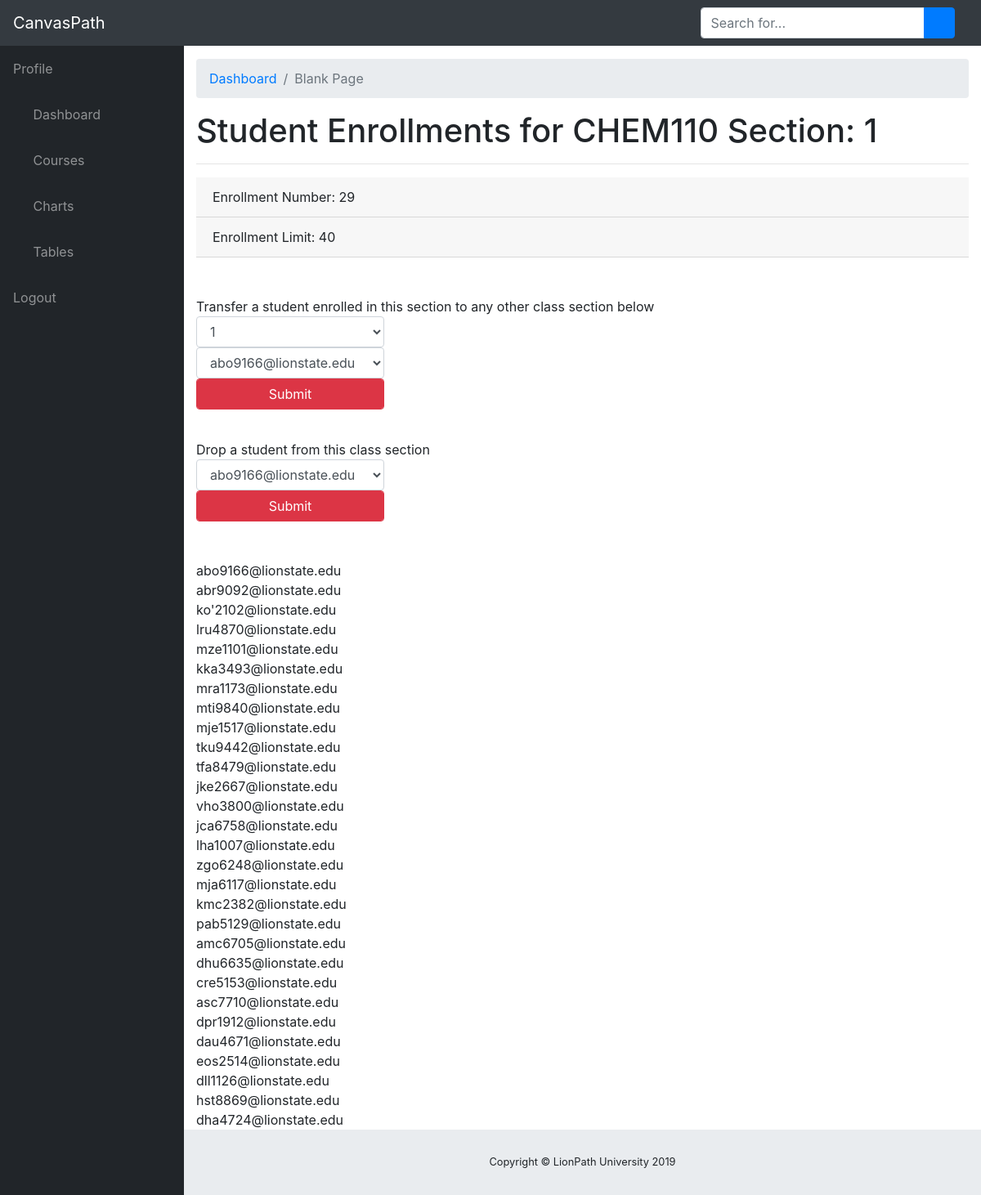
The page /courses/studentSectionStat/CHEM110/1/29/40 (signed in) on the database its author committed.
### tables this page shows
CREATE TABLE Enrolls(student_email TEXT, course_id INTEGER, section_no INTEGER,
                                                  PRIMARY KEY(student_email, course_id));

### courseSystem.py (the view)
@app.route('/courses/studentSectionStat/<course>/<section>/<amount>/<limit>', methods=['GET','POST'])
def studentSectionStat(course, section, amount, limit):
    sectionForm = SectionChangeForm()
    dropForm = DropForm()
    with sql.connect('courseSystem.db') as db:
        c = db.cursor()
    findEnrollments = """SELECT E.student_email FROM Enrolls E WHERE E.course_id=? and E.section_no=?"""
    c.execute(findEnrollments, (course, section))
    enrollments = c.fetchall()
    all_courses = """SELECT S.course_id, S.sec_no FROM SECTIONS S"""
    c.execute(all_courses)
    courses = c.fetchall()
    sectionForm.section.choices = list(dict.fromkeys([(course[1], course[1]) for course in courses]))
    sectionForm.email.choices = [(student[0], student[0]) for student in enrollments]
    dropForm.email.choices = sectionForm.email.choices
    if sectionForm.validate_on_submit():
        changeClass = """UPDATE Enrolls
                         SET section_no=?
                         WHERE student_email=? AND course_id=? AND section_no=?"""
        c.execute(changeClass, (sectionForm.section.data, sectionForm.email.data, course, section))
        db.commit()
    if dropForm.validate_on_submit():
        dropClass = """DELETE FROM Enrolls
                        WHERE student_email = ? AND course_id=? AND section_no=?"""
        c.execute(dropClass, (dropForm.email.data, course, section))
        db.commit()
    return render_template('studentSectionStat.html', title='Student Enrollments for '+course+' Section: '+section,
                           enrollments=enrollments, amount=amount, limit=limit, form=sectionForm, dropForm=dropForm)

### forms.py
class SectionChangeForm(FlaskForm):
    section = SelectField('Section', validators=[DataRequired()], coerce=int)
    email = SelectField('Section', validators=[DataRequired()])
    submit = SubmitField('Submit')

class DropForm(FlaskForm):
    email = SelectField('Section', validators=[DataRequired()])
    submit = SubmitField('Submit')

### templates/studentSectionStat.html (shortened to what this page needs)
{% extends 'layout.html' %}
{% block content %}
    <div class="card-header">Enrollment Number: {{ amount }}</div>
    <div class="card-header"> Enrollment Limit: {{ limit }}</div>
    <br/><br/>
    <div>Transfer a student enrolled in this section to any other class section below</div>
    <form method="POST" class="form-check-inline">
        <div>
            {{ form.section(class='form-control') }}
            {{ form.email(class='form-control') }}
            {{ form.submit(class='form-control btn btn-danger') }}
        </div>
    </form>
<pre><br/></pre>
<div>Drop a student from this class section</div>
    <form method="POST" class="form-check-inline">
        <div>
        {{ dropForm.email(class='form-control') }}
        {{ dropForm.submit(class='form-control btn btn-danger') }}
        </div>
    </form>
    <br/><br/><br/>
    {% for student in enrollments %}
    <div>
        {{ student[0] }}
    </div>
    {% endfor %}
{% endblock content %}

### templates/layout.html (shortened to what this page needs)
<!DOCTYPE html>
<html lang="en">
<head>
  <link href="{{ url_for('static', filename='vendor/font-awesome-free/css/all.min.css') }}" rel="stylesheet" type="text/css">
  <link href="vendor/datatables/dataTables.bootstrap4.css" rel="stylesheet">
  <link href="static/css/sb-admin.css" rel="stylesheet">
</head>
<body id="page-top">
  <nav class="navbar navbar-expand navbar-dark bg-dark static-top">
    <a class="navbar-brand mr-1" href="index.html">CanvasPath</a>
    <button class="btn btn-link btn-sm text-white order-1 order-sm-0" id="sidebarToggle" href="#">
      <i class="fas fa-bars"></i>
    </button>
    <form class="d-none d-md-inline-block form-inline ml-auto mr-0 mr-md-3 my-3 my-md-0">
      <div class="input-group">
        <input type="text" class="form-control" placeholder="Search for..." aria-label="Search" aria-describedby="basic-addon2">
        <div class="input-group-append">
          <button class="btn btn-primary" type="button">
            <i class="fas fa-search"></i>
          </button>
        </div>
      </div>
    </form>
  </nav>
  <div id="wrapper">
    <ul class="sidebar navbar-nav">
      <li class="nav-item">
        <a class="nav-link" href="{{ url_for('profile') }}">
          <span>Profile</span>
        </a>
      </li>
      <li class="nav-item">
        <a class="nav-link" href="{{ url_for('userhome') }}">
          <i class="fas fa-fw fa-tachometer-alt"></i>
          <span>Dashboard</span>
        </a>
      </li>
      <li class="nav-item dropdown">
        <a class="nav-link dropdown-toggle" href="{{ url_for('courses') }}" id="pagesDropdown" role="button" data-toggle="dropdown" aria-haspopup="true" aria-expanded="false">
          <i class="fas fa-fw fa-folder"></i>
          <span>Courses</span>
        </a>
      </li>
      <li class="nav-item">
        <a class="nav-link" href="charts.html">
          <i class="fas fa-fw fa-chart-area"></i>
          <span>Charts</span></a>
      </li>
      <li class="nav-item">
        <a class="nav-link" href="tables.html">
          <i class="fas fa-fw fa-table"></i>
          <span>Tables</span>
        </a>
      </li>
      <li class="nav-item">
        <a class="nav-link" href="{{ url_for('home') }}">
          <span>Logout</span>
        </a>
      </li>
    </ul>
    <div id="content-wrapper">
      <div class="container-fluid">
        <ol class="breadcrumb">
          <li class="breadcrumb-item">
            <a href="index.html">Dashboard</a>
          </li>
          <li class="breadcrumb-item active">Blank Page</li>
        </ol>
        {% if title %}
        <h1>{{ title }}</h1>
        {% else %}
        <h1>CanvasPath</h1>
        {% endif %}
        <hr>
        {% block content%} {% endblock %}
      </div>
      <footer class="sticky-footer">
        <div class="container my-auto">
          <div class="copyright text-center my-auto">
            <span>Copyright © LionPath University 2019</span>
          </div>
        </div>
      </footer>
    </div>
  </div>
</body>
</html>

### rows shown on the page
Enrolls: student_email "abo9166@lionstate.edu"
Enrolls: student_email "abr9092@lionstate.edu"
Enrolls: student_email "ko'2102@lionstate.edu"
Enrolls: student_email "lru4870@lionstate.edu"
Enrolls: student_email "mze1101@lionstate.edu"
Enrolls: student_email "kka3493@lionstate.edu"
Enrolls: student_email "mra1173@lionstate.edu"
Enrolls: student_email "mti9840@lionstate.edu"
Enrolls: student_email "mje1517@lionstate.edu"
Enrolls: student_email "tku9442@lionstate.edu"
Enrolls: student_email "tfa8479@lionstate.edu"
Enrolls: student_email "jke2667@lionstate.edu"
Enrolls: student_email "vho3800@lionstate.edu"
Enrolls: student_email "jca6758@lionstate.edu"
Enrolls: student_email "lha1007@lionstate.edu"
Enrolls: student_email "zgo6248@lionstate.edu"
Enrolls: student_email "mja6117@lionstate.edu"
Enrolls: student_email "kmc2382@lionstate.edu"
Enrolls: student_email "pab5129@lionstate.edu"
Enrolls: student_email "amc6705@lionstate.edu"
Enrolls: student_email "dhu6635@lionstate.edu"
Enrolls: student_email "cre5153@lionstate.edu"
Enrolls: student_email "asc7710@lionstate.edu"
Enrolls: student_email "dpr1912@lionstate.edu"
Enrolls: student_email "dau4671@lionstate.edu"
Enrolls: student_email "eos2514@lionstate.edu"
Enrolls: student_email "dll1126@lionstate.edu"
Enrolls: student_email "hst8869@lionstate.edu"
Enrolls: student_email "dha4724@lionstate.edu"

### other values the page prints
{{ title }} "Student Enrollments for CHEM110 Section: 1"
{{ amount }} "29"
{{ limit }} "40"
